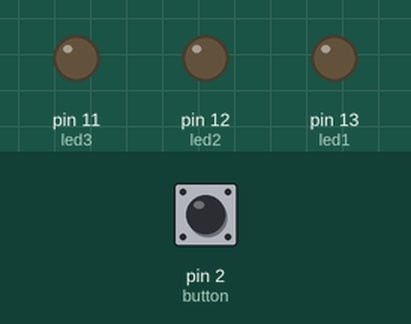
This sketch was run on a simulated Arduino Uno, built with avr-gcc and run on an emulated ATmega328P. Parts: output pins drawn as LEDs (lit = HIGH). Inputs (shaded band) come from the test bench; at power-on: pin 2 (button) LOW.

Above: at 1.2 s.
1.3 s: pin 2 (button) pulled HIGH for 0.15 s
At 3.0 s:
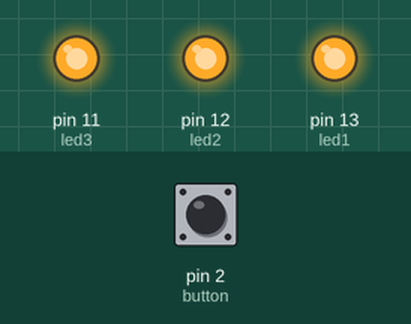
3.8 s: pin 2 (button) pulled HIGH for 1 s
At 4.2 s:
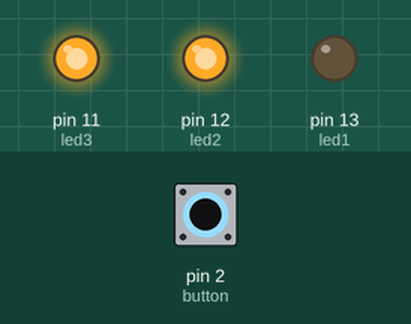
6.3 s: pin 2 (button) pulled HIGH for 3.2 s
At 6.7 s:
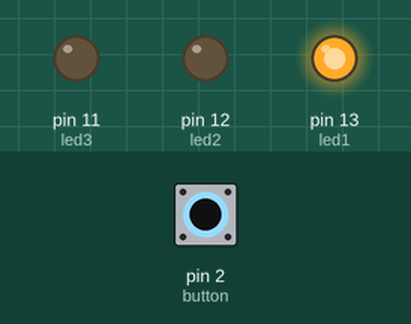
Timing chart, 0 to 9.3 s (numbered marks = the images above; inputs shaded):
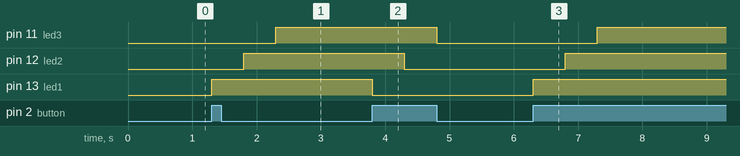

Measured:
- after the input at 1.3 s, pin 11 (led3): LOW → HIGH after 1.0 s; pin 12 (led2): LOW → HIGH after 0.50 s; pin 13 (led1): LOW → HIGH at once
- after the input at 3.8 s, pin 11 (led3): HIGH → LOW after 1.0 s; pin 12 (led2): HIGH → LOW after 0.50 s; pin 13 (led1): HIGH → LOW at once
- after the input at 6.3 s, pin 11 (led3): LOW → HIGH after 1.0 s; pin 12 (led2): LOW → HIGH after 0.50 s; pin 13 (led1): LOW → HIGH at once

The sketch:

3leds.ino
```cpp
// Pins definition: 1 button, 3 LEDs
int button = 2;
int led1 = 13;
int led2 = 12;
int led3 = 11;

// Only track if LEDs are on (2 states: off / on)
bool lightsOn = false;
// Track last button state to avoid repeated trigger
int lastBtnState = 1;

void setup() {
  pinMode(button, INPUT);
  pinMode(led1, OUTPUT);
  pinMode(led2, OUTPUT);
  pinMode(led3, OUTPUT);

  // All LEDs off at start
  digitalWrite(led1, LOW);
  digitalWrite(led2, LOW);
  digitalWrite(led3, LOW);
}

void loop() {
  // Read current button state (1=pressed, 0=not pressed)
  int currentBtnState = digitalRead(button);

  // React only when button is pressed (state changes from 0 to 1)
  if (currentBtnState == 1 && lastBtnState == 0) {
    if (!lightsOn) {
      // 1st press: Turn on in order
      digitalWrite(led1, HIGH);
      delay(500);
      digitalWrite(led2, HIGH);
      delay(500);
      digitalWrite(led3, HIGH);
      lightsOn = true;
    } else {
      // 2nd press: Turn off in order
      digitalWrite(led1, LOW);
      delay(500);
      digitalWrite(led2, LOW);
      delay(500);
      digitalWrite(led3, LOW);
      lightsOn = false;
    }
  }

  // Update last button state
  lastBtnState = currentBtnState;
}
```
